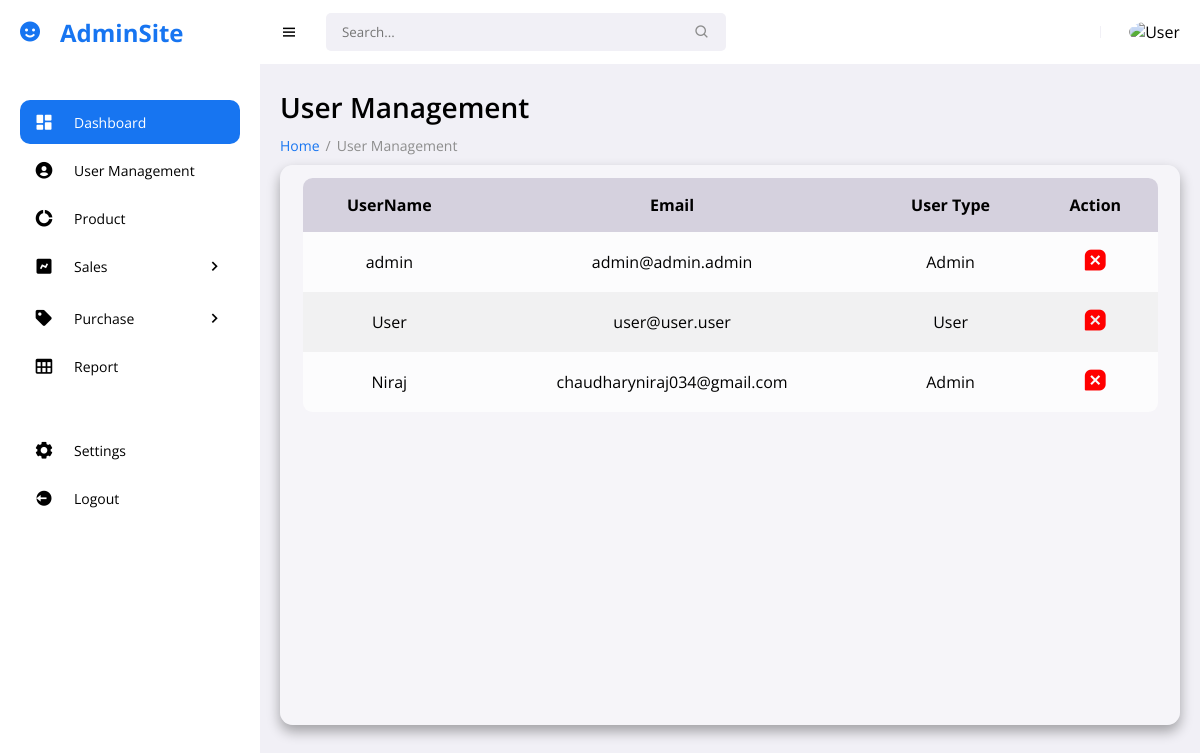
The page /usermanagement.php (signed in) on the database its author committed.
### tables this page shows
CREATE TABLE `users` (
  `user_id` int(11) NOT NULL,
  `username` varchar(255) NOT NULL,
  `email` varchar(255) NOT NULL,
  `password` varchar(255) NOT NULL,
  `cpassword` varchar(255) NOT NULL,
  `user_type` int(11) NOT NULL,
  `reset_token_hash` varchar(64) DEFAULT NULL,
  `reset_token_expires_at` datetime DEFAULT NULL
);

### usermanagement.php (the view, shortened to what this page needs)
<!DOCTYPE html>
<html lang="en">
<head>
	<link href='https://unpkg.com/boxicons@2.0.9/css/boxicons.min.css' rel='stylesheet'>
	<link rel="stylesheet" href="assets/css/style.css">
	<link rel="stylesheet" href="assets/css/add.css">
</head>
<body>
<section id="sidebar">
    <?php
        if($_SESSION['user_type'] == 1){
            include 'layouts/user_menu.php';
        }
        else{
            include 'layouts/admin_menu.php';
        }
    ?>
<main >
    <h1 class="title">User Management</h1>
    <ul class="breadcrumbs">
        <li><a href="index.php">Home</a></li>
        <li class="divider">/</li>
        <li><a href="usermanagement.php" class="active">User Management</a></li>
    </ul>
    <div class="content">
        <div class="table">
            <section class="table_body">
                <table>
                    <?php
                        include 'includes/connection.php';
                    ?>
                    <thead>
                        <tr>
                            <th>UserName</th>
                            <th>Email</th>
                            <th>User Type</th>
                            <th>Action</th>
                        </tr>
                    </thead>
                    <tbody>
                        <?php
                            $query = "SELECT * FROM users";
                            $result = mysqli_query($con,$query);
                            while($row= mysqli_fetch_array($result)){
                                $id = $row['user_id'];
                                $username = $row['username'];
                                $email = $row['email'];
                                $type = $row['user_type'];
                            ?>
                            <tr>
                                <td><?php  echo $username?></td>
                                <td><?php  echo $email ?></td>
                                <td><?php  if($type == 1){
                                                echo "User";
                                            }
                                            else{echo "Admin";}
                                ?></td>
                                <td><a onclick="return confirm('Are you sure you want to delete?')" href="./deleteuser.php?id=<?php echo $id; ?>"><i class='bx bxs-message-square-x' style="font-size:25px;color:red;"></i></a></td>
                            </tr>
                    <?php
                    }
                    ?>
                    </tbody>
                </table>
            </section>
        </div>
    </div>
</main>
</section>
</body>
</html>

### assets/css/style.css (style rules this page uses)
* { font-family: 'Open Sans', sans-serif; margin: 0; padding: 0; box-sizing: border-box; }
:root { --grey: #F1F0F6; --dark-grey: #8D8D8D; --light: #fff; --dark: #000; --green: #81D43A; --light-green: #E3FFCB; --blue: #1775F1; --light-blue: #D0E4FF; --dark-blue: #0C5FCD; --red: #FC3B56; --hue: 240; --first-color: hsl(var(--hue), 16%, 18%); --title-color: hsl(var(--hue), 8%, 15%); --text-color: hsl(var(--hue), 8%, 35%); --body-color: hsl(var(--hue), 100%, 99%); --container-color: #FFF; --z-modal: 1000; }
body { background: var(--grey); overflow-x: hidden; }
a { text-decoration: none; }
li { list-style: none; }
#sidebar { position: fixed; max-width: 260px; width: 100%; background: var(--light); top: 0; left: 0; height: 100%; overflow-y: auto; scrollbar-width: none; transition: all .3s ease; z-index: 200; }
main { width: 100%; padding: 24px 20px 20px 20px; }
main .title { font-size: 28px; font-weight: 600; margin-bottom: 10px; }
main .breadcrumbs { display: flex; grid-gap: 6px; }
main .breadcrumbs li, main .breadcrumbs li a { font-size: 14px; }
main .breadcrumbs li a { color: var(--blue); }
main .breadcrumbs li a.active, main .breadcrumbs li.divider { color: var(--dark-grey); pointer-events: none; }
main .content { width: 100%; min-height: 70vh; margin-top: 10px; background-color: #fff5; box-shadow: 0 .4rem .8rem #0005; border-radius: .8rem; }
main .table { width: 100%; height: 70vh; overflow: hidden; }
main .content .table_body { width: 95%; max-height: calc(89% - .16rem); background-color: #fffb; margin: .8rem auto; border-radius: .6rem; overflow: auto; }
table { width: 100%; overflow: auto; }
table, th, td { border-collapse: collapse; padding: 1rem; text-align: center; }
thead th { top: 0; left: 0; background-color: #d5d1defe; }
tbody tr:nth-child(even) { background-color: #0000000b; }

### rows shown on the page
users: username "admin", email "admin@admin.admin", user_type "Admin"
users: username "User", email "user@user.user", user_type "User"
users: username "Niraj", email "chaudharyniraj034@gmail.com", user_type "Admin"
